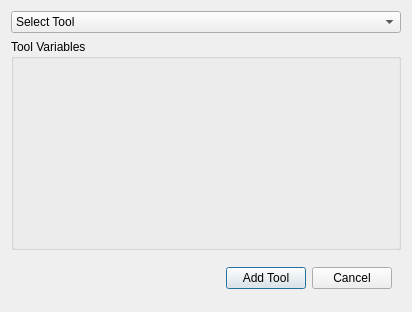
<ui version="4.0" >
 <class>ConfigureToolGui</class>
 <widget class="QDialog" name="ConfigureToolGui" >
  <property name="geometry" >
   <rect>
    <x>0</x>
    <y>0</y>
    <width>412</width>
    <height>312</height>
   </rect>
  </property>
  <property name="windowTitle" >
   <string>Dialog</string>
  </property>
  <layout class="QVBoxLayout" >
   <item>
    <widget class="QComboBox" name="comboBox" >
     <item>
      <property name="text" >
       <string>Select Tool</string>
      </property>
     </item>
    </widget>
   </item>
   <item>
    <widget class="QGroupBox" name="variableBox" >
     <property name="title" >
      <string>Tool Variables</string>
     </property>
    </widget>
   </item>
   <item>
    <widget class="QWidget" native="1" name="widget" >
     <property name="maximumSize" >
      <size>
       <width>16777215</width>
       <height>45</height>
      </size>
     </property>
     <layout class="QGridLayout" >
      <item row="0" column="0" >
       <spacer>
        <property name="orientation" >
         <enum>Qt::Horizontal</enum>
        </property>
        <property name="sizeHint" >
         <size>
          <width>40</width>
          <height>20</height>
         </size>
        </property>
       </spacer>
      </item>
      <item row="0" column="1" >
       <widget class="QPushButton" name="createConfig" >
        <property name="text" >
         <string>Add Tool</string>
        </property>
       </widget>
      </item>
      <item row="0" column="2" >
       <widget class="QPushButton" name="cancelConfig" >
        <property name="text" >
         <string>Cancel</string>
        </property>
       </widget>
      </item>
     </layout>
    </widget>
   </item>
  </layout>
 </widget>
 <resources/>
 <connections/>
</ui>
